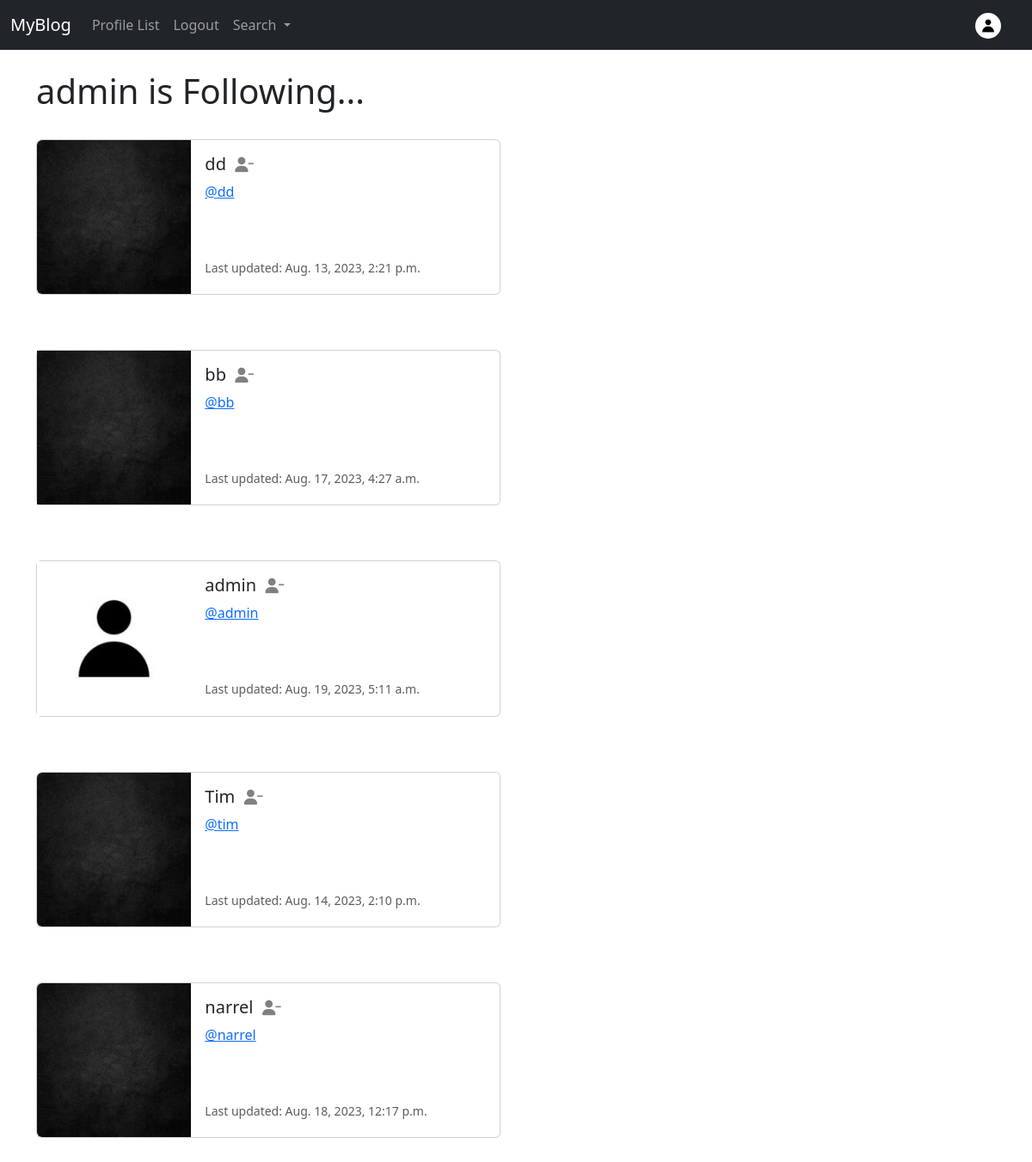
The page /profile/follows/1 (signed in) on the database its author committed.
### myblog/models.py (models this page shows, shortened)
class Profile(models.Model):
    user = models.OneToOneField(User, on_delete=models.CASCADE)
    follows = models.ManyToManyField("self",
        related_name="followed_by",
        symmetrical=False,
        blank=True)
    date_modified = models.DateTimeField(User, auto_now=True)
    profile_image = models.ImageField(null=True, blank=True, upload_to='images/')

### myblog/views.py (the view)
# urls.py: path('profile/follows/<int:pk>', views.follows, name='follows'),
def follows(request, pk):
    if request.user.is_authenticated:
        if request.user.id == pk:
            profiles = Profile.objects.get(user_id=pk)
            return render(request, 'follows.html', {"profiles":profiles})
        else:
            messages.success(request, ("That's Not Your Profile Page..."))
            return redirect('home')
    else:
        messages.success(request, ("You Must Be Logged In To View This Page..."))
        return redirect('home')

### myblog/templates/follows.html
{% extends 'base.html' %}
{% load static %}
{% block content %}
    <h1>{{ request.user.username }} is Following...</h1>
<br/>
{% if profiles %}
    {% for profile in profiles.follows.all %}
    <div class="card mb-3" style="max-width: 540px;">
        <div class="row g-0">
          <div class="col-md-4">
            {% if profile.profile_image %}
            <img src="{{ profile.profile_image.url }}" width=200 height=200 class="img-fluid rounder-start"
            alt="{{ profile.user.username }}">
            {% else %}
            <img src="{% static 'images/xEoLhJy5_400x400.jpg' %}" class="img-fluid rounded-start" alt="{{ profile.user.username }}">
            {% endif %}
          </div>
          <div class="col-md-8">
            <div class="card-body">
              <h5 class="card-title">{{ profile.user.username }}&nbsp;
                {% if profile in profiles.follows.all %}
                    <a href="{% url 'unfollow' profile.user.id %}">
                    <i class="fa fa-user-minus small" style="color:gray"></i>
                    </a>
                {% else %}
                    <a href="{% url 'follow' profile.user.id %}">
                    <i class="fa fa-user-plus small" style="color:gray"></i>
                    </a>
                {% endif %}
              </h5>
              <p class="card-text"><a href="{% url 'profile' profile.user.id %}">@{{ profile.user.username | lower }}</a></p><br/><br/>
              <p class="card-text"><small class="text-body-secondary">Last updated: {{ profile.date_modified }}</small></p>
            </div>
          </div>
        </div>
      </div>
      <br/><br/>
    {% endfor %}
{% endif %}
{% endblock %}

### myblog/templates/base.html (shortened to what this page needs)
<!doctype html>
<html lang="en">
  <head>
    <link href="https://cdn.jsdelivr.net/npm/bootstrap@5.3.1/dist/css/bootstrap.min.css" rel="stylesheet">
  </head>
  <body>
    {% include 'navbar.html' %}
    <div class="container">
      <br/>
    {% block content %}
    {% endblock %}
    </div>
  </body>
</html>

### myblog/templates/navbar.html (shortened to what this page needs)
{% load static %}
<nav class="navbar navbar-expand-lg navbar-dark bg-dark">
    <div class="container-fluid">
      <a class="navbar-brand" href="{% url 'home' %}">MyBlog</a>
      <div class="collapse navbar-collapse" id="navbarSupportedContent">
        <ul class="navbar-nav me-auto mb-2 mb-lg-0">
          {% if user.is_authenticated %}
          <li class="nav-item">
            <a class="nav-link" href="{% url 'profile_list' %}">Profile List</a>
          </li>
          <li class="nav-item">
            <a class="nav-link" href="{% url 'logout' %}">Logout</a>
          </li>
          {% endif %}
          <li class="nav-item dropdown">
            <a class="nav-link dropdown-toggle" href="#" role="button" data-bs-toggle="dropdown" aria-expanded="false">
              Search
            </a>
          </li>
        </ul>
        {% if user.is_authenticated %}
          <ul class="navbar-nav ml-auto">
            <li class="nav-link navbar-brand">
              <a href="{% url 'profile' request.user.id %}">
                {% if user.profile.profile_image %}
                  <img src="{{ user.profile.profile_image.url }}"
                  class="rounded-circle" width="30">
                {% else %}
                  <img src="{% static 'images/xEoLhJy5_400x400.jpg' %}"
                  class="rounded-circle" width="30">
                {% endif %}
              </a>
            </li>
          </ul>
        {% endif %}
      </div>
    </div>
  </nav>

### rows shown on the page
Profile: user.username "dd", date_modified "Aug. 13, 2023, 2:21 p.m."
Profile: profile_image (picture), user.username "bb", date_modified "Aug. 17, 2023, 4:27 a.m."
Profile: profile_image (placeholder picture), user.username "admin", date_modified "Aug. 19, 2023, 5:11 a.m."
Profile: user.username "Tim", user.username "tim", date_modified "Aug. 14, 2023, 2:10 p.m."
Profile: user.username "narrel", date_modified "Aug. 18, 2023, 12:17 p.m."

### other values the page prints
{{ request.user.username }} "admin"
